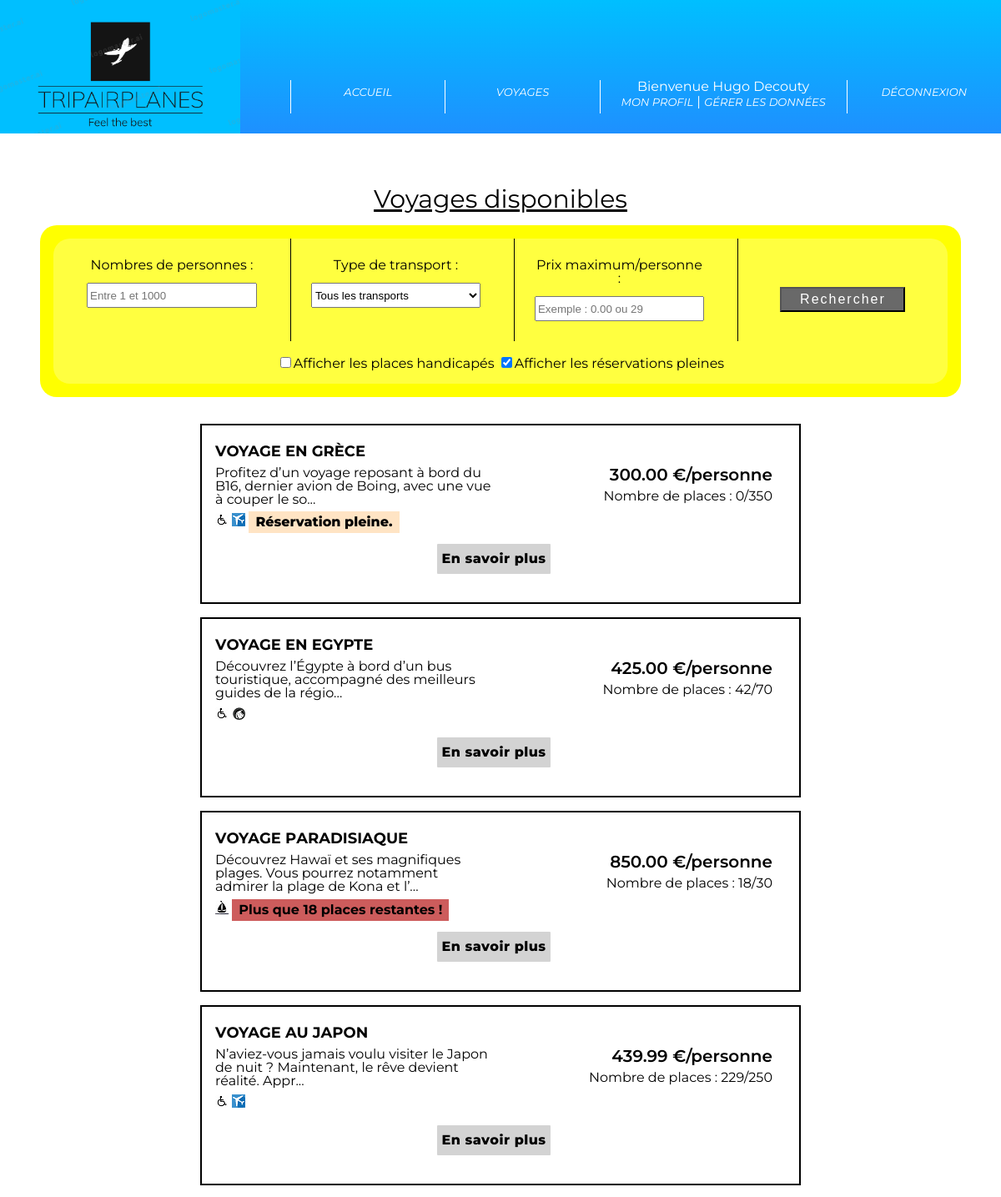
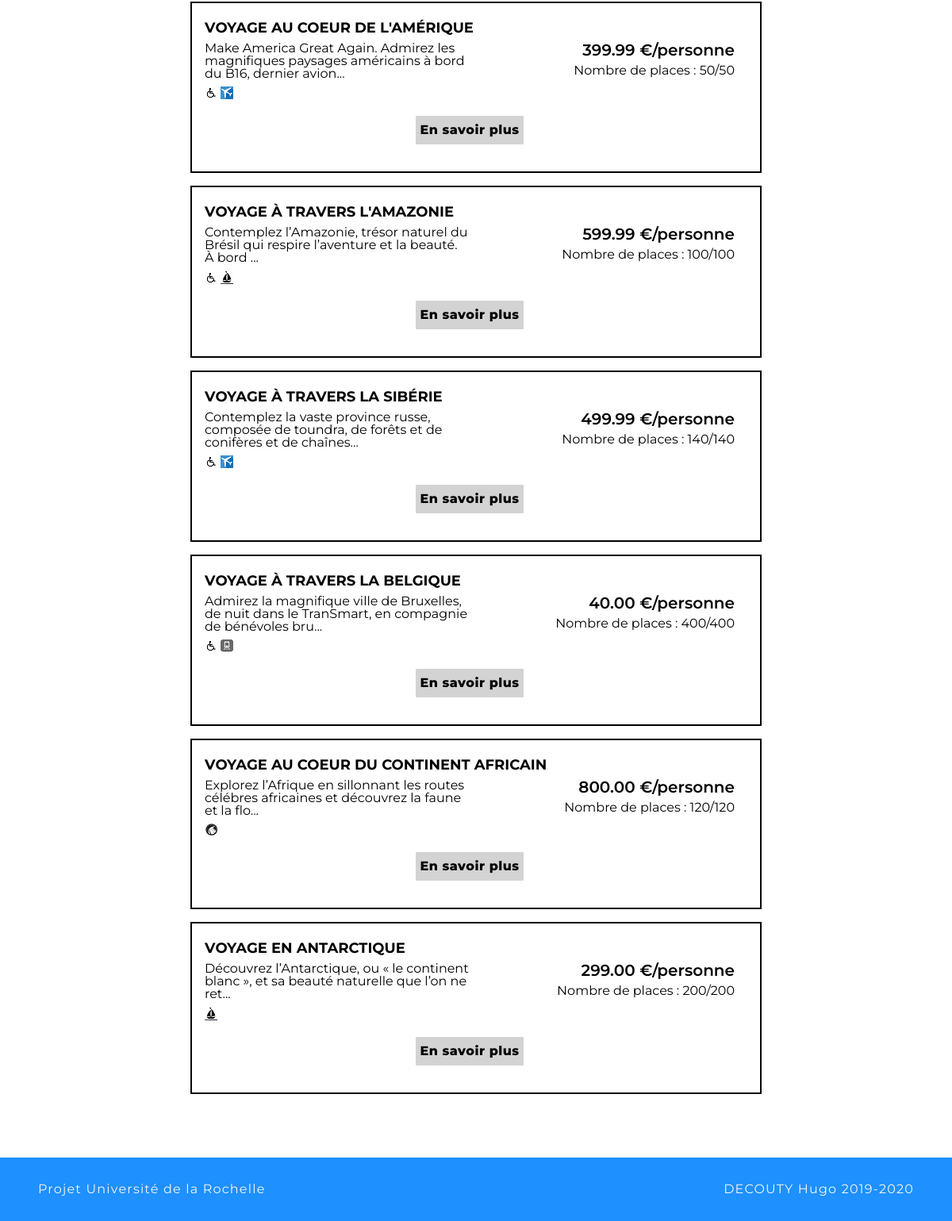
Page /presentation_voyages.php (signed in) on the committed database (2 pictures, top to bottom).
### tables this page shows
CREATE TABLE IF NOT EXISTS `destination` (
  `iddestination` bigint(20) UNSIGNED NOT NULL AUTO_INCREMENT,
  `nom` varchar(40) NOT NULL,
  `description` varchar(300) NOT NULL,
  `transport` varchar(10) DEFAULT 'Autres',
  `nbplaces` int(11) NOT NULL,
  `prix` decimal(10,2) NOT NULL,
  `handicap` char(1) DEFAULT 'N',
  `image` varchar(250) NOT NULL DEFAULT 'images/image_default.jpg',
  PRIMARY KEY (`iddestination`),
  UNIQUE KEY `id_destination` (`iddestination`)
);

### app/controller/controllerVoyage.php (called while the page is built, shortened)
<?php
require_once("app/model/DestinationModel.php");
class controllerVoyage {
    private $model;
    public function __construct()
    {
        $this->model =new DestinationModel();
    }
    public function showVoyages_c(){
        $content = $this->model->showVoyages();
        include_once("app/view/presentation_voyages.php");
    }
}

### app/config/database.php (called while the page is built, shortened)
<?php
    class Database{
        private $host;
        private $db_name;
        private $username;
        private $password;
        public function __construct(){
            $this->host = "localhost";
            $this->db_name = "voyages";
            $this->username = "root";
            $this->password = "";
        }
        public function getConnection(){
            $this->conn = null;
            try{
                $this->conn = new PDO("mysql:host=" . $this->host . ";dbname=" . $this->db_name, $this->username, $this->password);
                $this->conn->exec("set names utf8");
            }catch(PDOException $exception){
                echo "Connection error: " . $exception->getMessage();
            }
            return $this->conn;
        }
    }
?>

### app/model/model.php (called while the page is built, shortened)
<?php
require_once("app/config/database.php");
class model
{
    private $connexion;
    protected $table;
    public function __construct(){
        $db = new Database();
        $this->connexion = $db->getConnection();
    }
    public function find($data=array())
    {
        $conditions="1";
        $fields="*";
        $letter = "";
        $limit="";
        $order=$this->table.".id$this->table ASC";
        $othertable="";
        if(isset($data["letter"])){$letter=$data["letter"];}
        if(isset($data["conditions"])){$conditions=$data["conditions"];}
        if(isset($data["fields"])){$fields=$data["fields"];}
        if(isset($data["order"])){$order=$data["order"];}
        $sql="SELECT $fields FROM ". $this->table. " " . $letter . " ".$othertable." WHERE $conditions ORDER BY $order $limit";
        $prepa=$this->connexion->prepare($sql);
        $prepa->execute();
        $data=$prepa->fetchAll(PDO::FETCH_ASSOC);
        return $data;
    }
}

### app/model/DestinationModel.php (called while the page is built, shortened)
<?php
require_once("app/entity/Destination.php");
require_once("app/model/model.php");
class DestinationModel extends model {
    public function __construct() {
        $this->table = "destination";
    }
    public function showVoyages(){
        $model = parent::find(array("fields" => "iddestination, nom, description, transport, prix, handicap, nbplaces, round((SELECT sum(nombrepersonnes) from Reservation R WHERE R.iddestination = D.iddestination)*100/nbplaces,2) as ratioplaces ",
                                "letter" => "D",
                                "conditions" => "1 GROUP BY iddestination, nom, description, transport, prix, handicap, nbplaces",
                                "order" => "ratioplaces DESC"));
        $result = array();
        foreach ($model as $Destination) {
            $result[] = new Destination($Destination);
        }
        return $result;
    }
}

### app/entity/Destination.php (called while the page is built, shortened)
<?php
class Destination {
    private $id_destination;
    private $nom;
    private $description;
    private $transport;
    private $nb_places;
    private $prix;
    private $handicap;
    public function hydrate(array $donnees){
        foreach ($donnees as $key => $value) {
            $method = 'set'.ucfirst($key);
        }
    }
    public function getIdDestination(){ return $this->id_destination; }
    public function setIdDestination($id_destination){ $this->id_destination = $id_destination; }
    public function getNom(){ return $this->nom; }
    public function setNom($nom){ $this->nom = $nom; }
    public function getDescription(){ return $this->description; }
    public function setDescription($description){ $this->description = $description; }
    public function getTransport(){ return $this->transport; }
    public function setTransport($transport){ $this->transport = $transport; }
    public function getNbPlaces(){ return $this->nb_places; }
    public function setNbPlaces($nb_places){ $this->nb_places = $nb_places; }
    public function getPrix(){ return $this->prix; }
    public function setPrix($prix){ $this->prix = $prix; }
    public function getHandicap(){ return $this->handicap; }
    public function setHandicap($handicap){ $this->handicap = $handicap; }
}

### fonctions.php (called while the page is built)
<?php
    function tronquer_texte($texte, $longueur_max = 100)
    {
    if (strlen($texte) > $longueur_max) {
        $texte = substr($texte, 0, $longueur_max);
        $texte .= "...";
    }
    return $texte;
}
?>

### app/controller/controllerReservation.php (called while the page is built, shortened)
<?php
require_once("app/model/ReservationsModel.php");
class controllerReservation{
    private $model;
    public function __construct(){
        $this->model =new ReservationsModel();
    }
    public function countPlacesTaken($id){
        return $this->model->CheckLastPlaces($id);
    }
}

### app/model/ReservationsModel.php (called while the page is built, shortened)
<?php
require_once("app/model/model.php");
class ReservationsModel extends model {
    public function __construct() {
        $this->table = "reservation";
    }
    public function CheckLastPlaces($id){
        $model = parent::find(array("fields" => "sum(nombrepersonnes) as nbpers",
                               "conditions" => "iddestination = $id"));
        return $model;
    }
}

### app/view/presentation_voyages.php (the view, shortened to what this page needs)
<?php
include_once("app/entity/Destination.php");
include_once("app/controller/controllerReservation.php");
include_once("fonctions.php");
$reserv = new app\controller\controllerReservation();
?>
<ul class="ul-voyages">
    <?php foreach($content as $values):?>
        <?php
        $fct_nbreserves = $reserv->countPlacesTaken($values->getIdDestination())[0]['nbpers'];
        if(is_null($fct_nbreserves)){
            $nb_reserves = 0;
        }else{
            $nb_reserves = $fct_nbreserves;
        }
        ?>
        <li class="show-voyages">
            <h3><?=$values->getNom()?></h3>
            <div class="flex-voyages">
                <div id="flex-voyage-1">
                    <p><?=tronquer_texte($values->getDescription())?></p>
                    <div id="symbols-voyages">
                        <?php if($values->getHandicap() == 'Y'):?>
                            <img src="images/site/handicap.jpg">
                        <?php endif;?>
                        <?php if($values->getTransport() == 'Avion'){
                            echo "<img src=\"images/site/avion.png\">";
                        } else if($values->getTransport() == 'Bateau'){
                            echo "<img src=\"images/site/bateau.jpg\">";
                        } else if($values->getTransport() == 'Train'){
                            echo "<img src=\"images/site/train.jpg\">";
                        } else {
                            echo "<img src=\"images/site/route.png\">";
                        }
                        ?>
                        <?php
                        if($nb_reserves == $values->getNbPlaces()){
                            echo "<strong id=\"complete_reserv\">Réservation pleine.</strong>";
                        }else if($values->getNbPlaces() - $nb_reserves <= 20){
                            $places_restantes = $values->getNbPlaces() - $nb_reserves;
                            echo "<strong id=\"almost-complete_reserv\">Plus que $places_restantes places restantes !</strong>";
                        }else{
                            echo "";
                        }
                        ?>
                    </div>
                </div>
                <div id="flex-voyage-2">
                    <p><?=$values->getPrix()?> €/personne</p>
                    <p>Nombre de places : <?=($values->getNbPlaces() - $nb_reserves)?>/<?=$values->getNbPlaces()?></p>
                </div>
            </div>
            <div class="show_more_voyages"><a href="sejour.php?id_destination=<?=$values->getIdDestination()?>">En savoir plus</a></div>
        </li>
    <?php endforeach;?>
</ul>

### css/style.css (style rules this page uses)
* { box-sizing: border-box; }
html { font-family: 'Montserrat', sans-serif; }
a { text-decoration: none; color: darkred; }
.flex-voyages { display: flex; }
#flex-voyage-1, #flex-voyage-2 { width: 50%; }
.ul-voyages { width: 60%; margin: 0 auto; }
.ul-voyages>li { border: 2px solid black; margin-bottom: 1rem; padding: 1rem 2rem 2rem 1rem; }
.show_more_voyages { border: 2px solid white; text-align: center; background-color: lightgray; width: 140px; height: 40px; margin: 0 auto; margin-top: 1rem; border-radius: 3px; }
.show_more_voyages a { text-decoration: none; line-height: 2.2; color: black; letter-spacing: 0.5px; font-weight: 800; }
.ul-voyages>li>h3 { font-size: 25px; font-weight: bolder; font-variant-caps: all-small-caps; }
.ul-voyages li p:nth-of-type(1), #symbols-voyages { text-align: left; margin-top: 0.5rem; }
#flex-voyage-2 p:nth-of-type(1) { font-weight: 600; font-size: 20px; text-align: right; margin-bottom: 0.5rem; }
#flex-voyage-2 p:nth-of-type(2) { text-align: right; }
#complete_reserv { color: black; font-weight: 800; background-color: bisque; padding: 0.2rem 0.5rem; }
#almost-complete_reserv { background-color: indianred; font-weight: bolder; padding: 0.2rem 0.5rem; }
body { margin-bottom: 10rem; }

### rows in the picture
destination: nom "Voyage en Grèce", description "Profitez d’un voyage reposant à bord du B16, dernier avion de Boing, avec une vue à couper le so...", shows "Réservation pleine.", prix "300.00", NbPlaces "0", nbplaces "350"
destination: nom "Voyage en Egypte", description "Découvrez l’Égypte à bord d’un bus touristique, accompagné des meilleurs guides de la régio...", prix "425.00", NbPlaces "42", nbplaces "70"
destination: nom "Voyage Paradisiaque", description "Découvrez Hawaï et ses magnifiques plages. Vous pourrez notamment admirer la plage de Kona et l’...", places_restantes "18", prix "850.00", NbPlaces "18", nbplaces "30"
destination: nom "Voyage au Japon", description "N’aviez-vous jamais voulu visiter le Japon de nuit ? Maintenant, le rêve devient réalité. Appr...", prix "439.99", NbPlaces "229", nbplaces "250"
destination: nom "Voyage au coeur de l'Amérique", description "Make America Great Again. Admirez les magnifiques paysages américains à bord du B16, dernier avion...", prix "399.99", $values->getNbPlaces()-$nb_reserves "50", nbplaces "50"
destination: nom "Voyage à travers l'Amazonie", description "Contemplez l’Amazonie, trésor naturel du Brésil qui respire l’aventure et la beauté. À bord ...", prix "599.99", $values->getNbPlaces()-$nb_reserves "100", nbplaces "100"
destination: nom "Voyage à travers la Sibérie", description "Contemplez la vaste province russe, composée de toundra, de forêts et de conifères et de chaînes...", prix "499.99", $values->getNbPlaces()-$nb_reserves "140", nbplaces "140"
destination: nom "Voyage à travers la Belgique", description "Admirez la magnifique ville de Bruxelles, de nuit dans le TranSmart, en compagnie de bénévoles bru...", prix "40.00", $values->getNbPlaces()-$nb_reserves "400", nbplaces "400"
destination: nom "Voyage au coeur du continent africain", description "Explorez l’Afrique en sillonnant les routes célébres africaines et découvrez la faune et la flo...", prix "800.00", $values->getNbPlaces()-$nb_reserves "120", nbplaces "120"
destination: nom "Voyage en Antarctique", description "Découvrez l’Antarctique, ou « le continent blanc », et sa beauté naturelle que l’on ne ret...", prix "299.00", $values->getNbPlaces()-$nb_reserves "200", nbplaces "200"

### other values in the picture
$_SESSION['prenom'] "Hugo"
$_SESSION['nom'] "Decouty"
